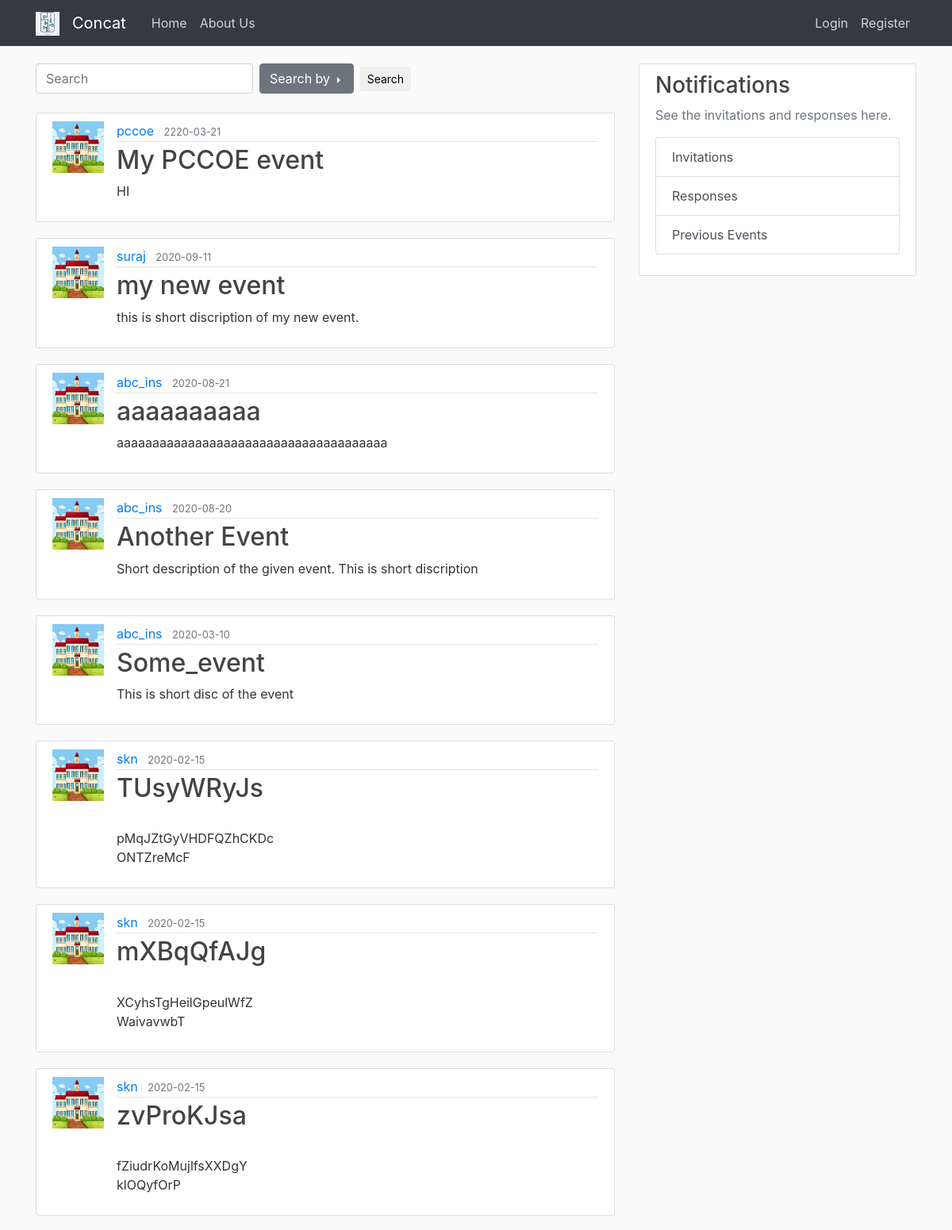
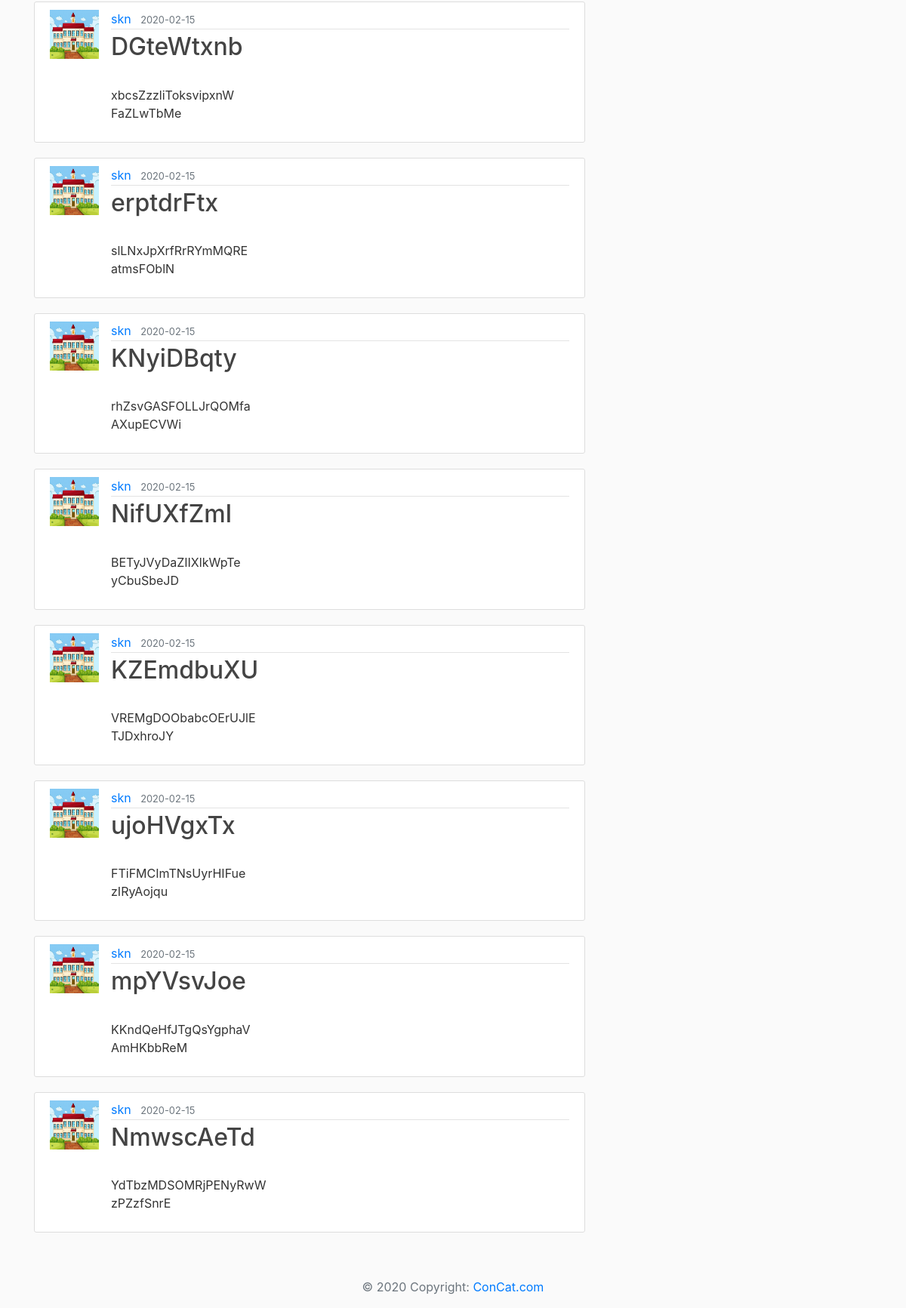
Page /home on the earlier database version (2 pictures, top to bottom).
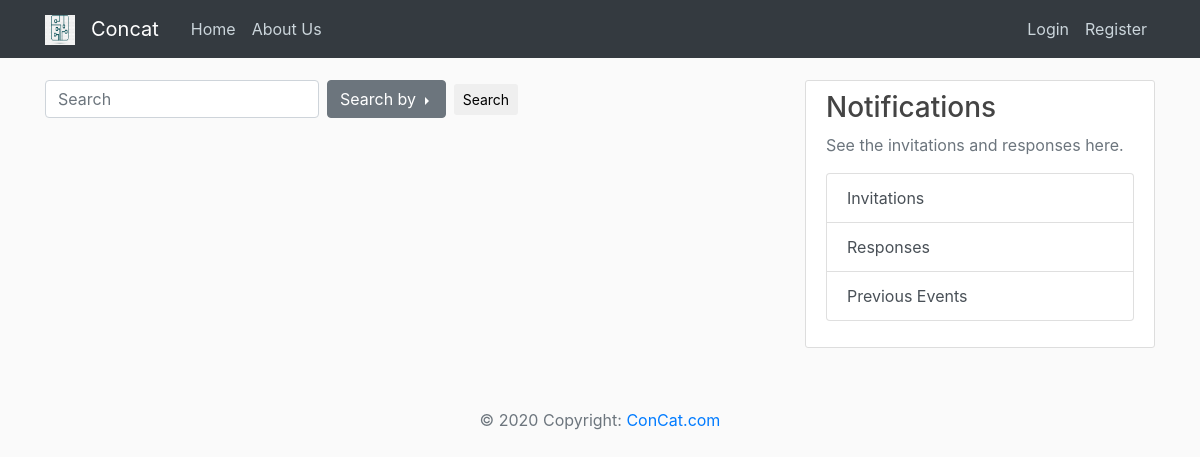
Same page on the later database version.
### FlaskApp/models.py (models this page shows, shortened)
class Event(db.Model):
	id = db.Column(db.Integer , primary_key = True)
	title = db.Column(db.String(70),nullable = False)
	short_disc = db.Column(db.String(150),nullable = False)
	long_disc = db.Column(db.String(2000),nullable=False)
	poster = db.Column(db.String(20), default='default.jpg')
	reg_last_date = db.Column(db.DateTime , nullable=False)
	event_date = db.Column(db.DateTime , nullable=False)
	ins_id = db.Column(db.Integer,db.ForeignKey('institute.id'),nullable=False)

class Institute(db.Model , UserMixin):
	id = db.Column(db.Integer , primary_key = True)
	ins_name = db.Column(db.String(70),unique = True,nullable = False)
	admin_name = db.Column(db.String(50),nullable = False)
	address = db.Column(db.String(100),nullable=False)
	mobile_no = db.Column(db.Integer,unique = True,nullable=False)
	no_of_students = db.Column(db.Integer,nullable=False)
	no_of_staff = db.Column(db.Integer,nullable=False)
	email = db.Column(db.String(120),unique = True,nullable = False)
	password = db.Column(db.String(60),nullable=False)
	scope = db.Column(db.String(200),nullable=False)
	ins_img = db.Column(db.String(20), default='default.jpg')
	posts = db.relationship('Event',backref='host',lazy=True)

### FlaskApp/routes.py (the view)
@app.route('/')
@app.route('/home')
def home():
	events = Event.query.order_by(Event.reg_last_date.desc())
	return render_template('home.html',events=events)

### FlaskApp/templates/home.html (shortened to what this page needs)
{% extends "layout.html" %}
{% block content %}
  <form class="form-inline md-form mr-auto mb-4">
   <input class="form-control mr-sm-2" type="text" placeholder="Search" aria-label="Search">
   <div class="dropdown dropright">
     <button class="btn btn-secondary dropdown-toggle" type="button" id="dropdownMenuButton" data-toggle="dropdown" aria-haspopup="true" aria-expanded="false">
     Search by
     </button>
   </div>
   <button class="btn aqua-gradient btn-rounded btn-sm my-0 ml-2" type="submit">Search</button>
  </form>
   {% for event in events %}
       <article class="media content-section">
       	{% if event.host.ins_id %}
          	<img class="rounded_circle article-img" src="{{ url_for('static' , filename = 'ins_profiles/'+event.host.ins_img) }}">
        {% else %}
        	<img class="rounded_circle article-img" src="{{ url_for('static' , filename = 'ins_profiles/default.jpg') }}">
        {% endif %}
          <div class="media-body">
            <div class="article-metadata">
              <a class="mr-2" href="{{ url_for('institute_info', ins_id = event.host.id ) }}">{{ event.host.ins_name }}</a>
              <small class="text-muted">{{ event.reg_last_date.strftime('%Y-%m-%d') }}</small>
            </div>
            <h2><a class="article-title" href="{{ url_for('event',event_id=event.id) }}">{{ event.title }}</a></h2>
            <p class="article-content">{{ event.short_disc }}</p>
          </div>
        </article>
   {% endfor %}
{% endblock content %}

Differences in the rows shown:
removed Event: host.ins_name "pccoe", reg_last_date "2220-03-21", title "My PCCOE event", short_disc "HI"
removed Event: host.ins_name "suraj", reg_last_date "2020-09-11", title "my new event", short_disc "this is short discription of my new event."
removed Event: host.ins_name "abc_ins", reg_last_date "2020-08-21", title "aaaaaaaaaa", short_disc "aaaaaaaaaaaaaaaaaaaaaaaaaaaaaaaaaaaaaa"
removed Event: host.ins_name "abc_ins", reg_last_date "2020-08-20", title "Another Event", short_disc "Short description of the given event. This is short discription"
removed Event: host.ins_name "abc_ins", reg_last_date "2020-03-10", title "Some_event", short_disc "This is short disc of the event"
removed Event: host.ins_name "skn", reg_last_date "2020-02-15", title "TUsyWRyJs", short_disc "pMqJZtGyVHDFQZhCKDc ONTZreMcF"
removed Event: host.ins_name "skn", reg_last_date "2020-02-15", title "mXBqQfAJg", short_disc "XCyhsTgHeilGpeulWfZ WaivavwbT"
removed Event: host.ins_name "skn", reg_last_date "2020-02-15", title "zvProKJsa", short_disc "fZiudrKoMujlfsXXDgY klOQyfOrP"
removed Event: host.ins_name "skn", reg_last_date "2020-02-15", title "DGteWtxnb", short_disc "xbcsZzzliToksvipxnW FaZLwTbMe"
removed Event: host.ins_name "skn", reg_last_date "2020-02-15", title "erptdrFtx", short_disc "slLNxJpXrfRrRYmMQRE atmsFOblN"
removed Event: host.ins_name "skn", reg_last_date "2020-02-15", title "KNyiDBqty", short_disc "rhZsvGASFOLLJrQOMfa AXupECVWi"
removed Event: host.ins_name "skn", reg_last_date "2020-02-15", title "NifUXfZmI", short_disc "BETyJVyDaZIIXlkWpTe yCbuSbeJD"
removed Event: host.ins_name "skn", reg_last_date "2020-02-15", title "KZEmdbuXU", short_disc "VREMgDOObabcOErUJlE TJDxhroJY"
removed Event: host.ins_name "skn", reg_last_date "2020-02-15", title "ujoHVgxTx", short_disc "FTiFMCImTNsUyrHIFue zIRyAojqu"
removed Event: host.ins_name "skn", reg_last_date "2020-02-15", title "mpYVsvJoe", short_disc "KKndQeHfJTgQsYgphaV AmHKbbReM"
removed Event: host.ins_name "skn", reg_last_date "2020-02-15", title "NmwscAeTd", short_disc "YdTbzMDSOMRjPENyRwW zPZzfSnrE"
